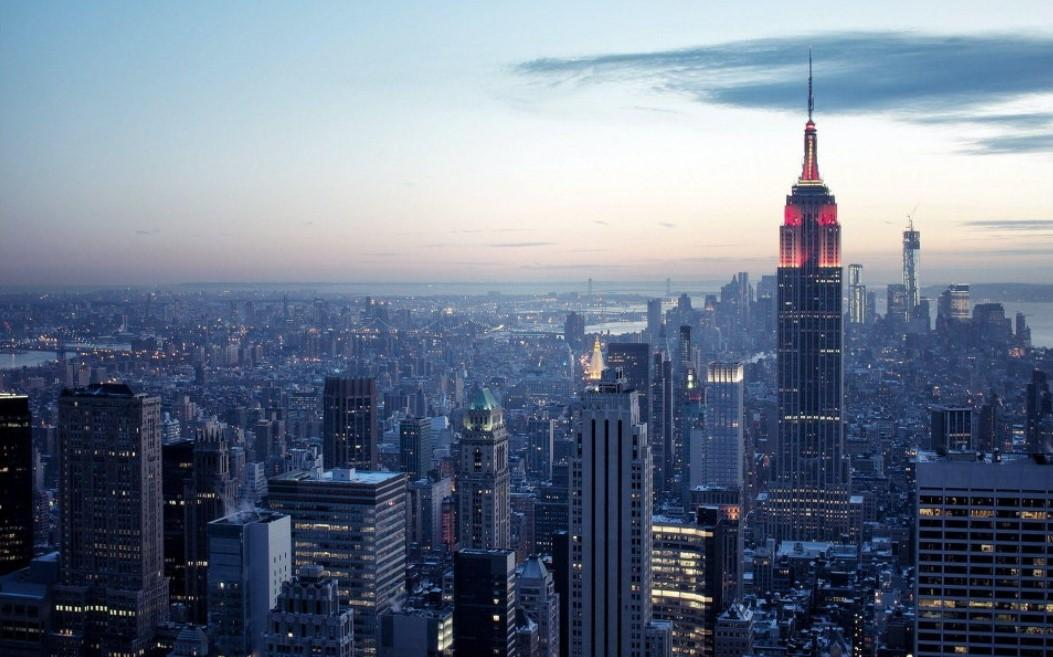
#> input picture empire2.jpg, 1053 x 657 px
$ python Important_tools.py
#> lines starting #> are read from the running program, lines starting #| are printed output that depends on the picture
from PIL import Image

# Resize and two sorts of rotation
box = (50, 50, 400, 400)

# [7 lines of commented-out code are left out]

with Image.open('empire2.jpg') as im2:

#> im2 is the input picture: PIL image 1053x657 RGB; mean R, G, B 110.6, 122.7, 141.6
    region = im2.crop(box)
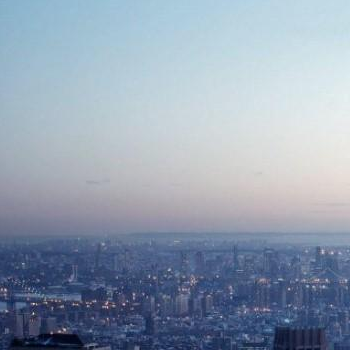
#> region: PIL image 350x350 RGB; mean R, G, B 145.2, 159, 176.9
    region = region.transpose(Image.ROTATE_180)
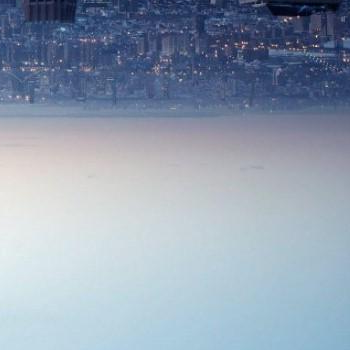
#> region: PIL image 350x350 RGB; mean R, G, B 145.2, 159, 176.9
    im2.paste(region, box)
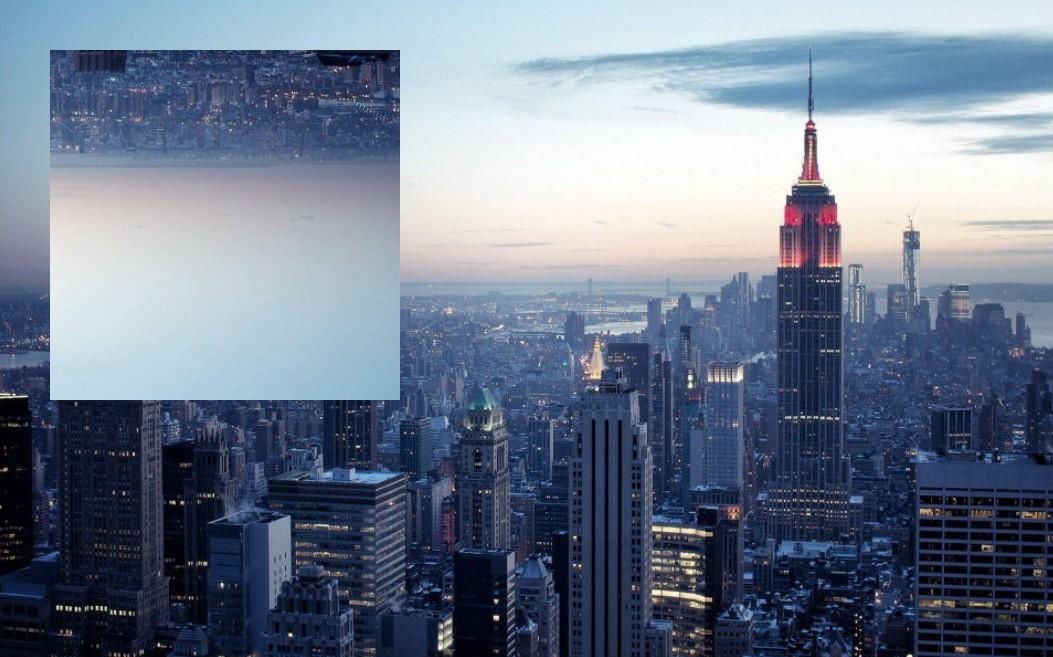
#> im2: PIL image 1053x657 RGB; mean R, G, B 110.6, 122.7, 141.6
    im2.show()

$ run again, with empire1.jpg copied over empire2.jpg
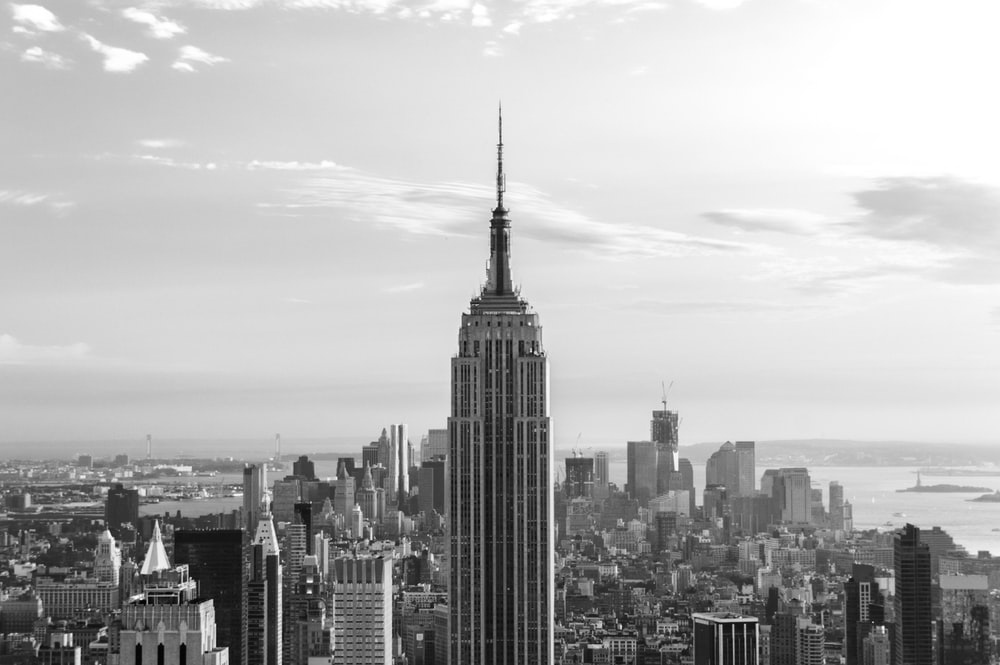
#> input picture empire1.jpg, 1000 x 665 px
#> im2 is the input picture: PIL image 1000x665 RGB; min 0, max 255, mean 180.1
#> `region = region.transpose(Image.ROTATE_180)`:
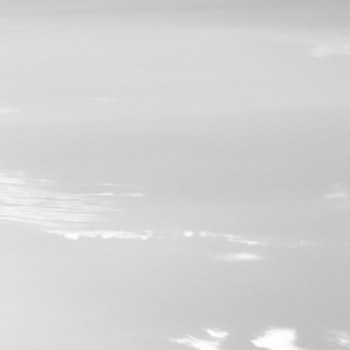
#> region: PIL image 350x350 RGB; min 186, max 255, mean 211.4
#> `im2.paste(region, box)`:
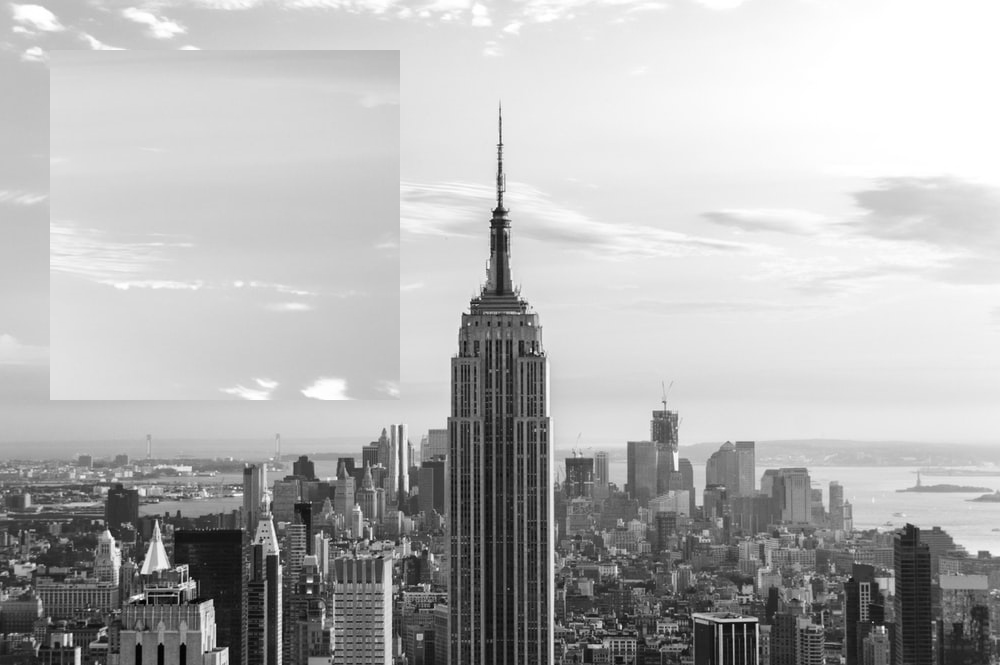
#> im2: PIL image 1000x665 RGB; min 0, max 255, mean 180.1

$ run again, with hq720(4).jpg copied over empire2.jpg
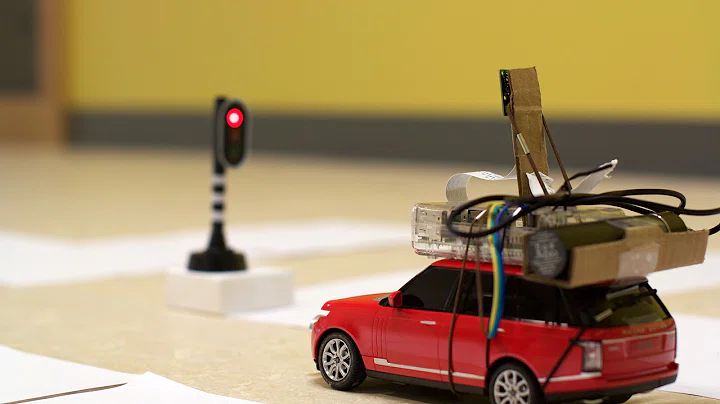
#> input picture hq720(4).jpg, 720 x 404 px
#> im2 is the input picture: PIL image 720x404 RGB; mean R, G, B 164.9, 140.2, 100.6
#> `region = region.transpose(Image.ROTATE_180)`:
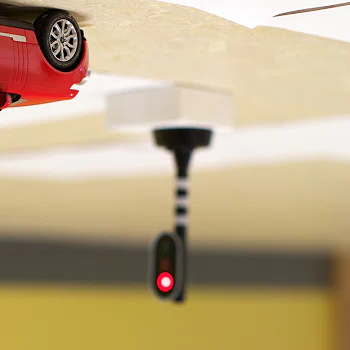
#> region: PIL image 350x350 RGB; mean R, G, B 188.1, 167.4, 132
#> `im2.paste(region, box)`:
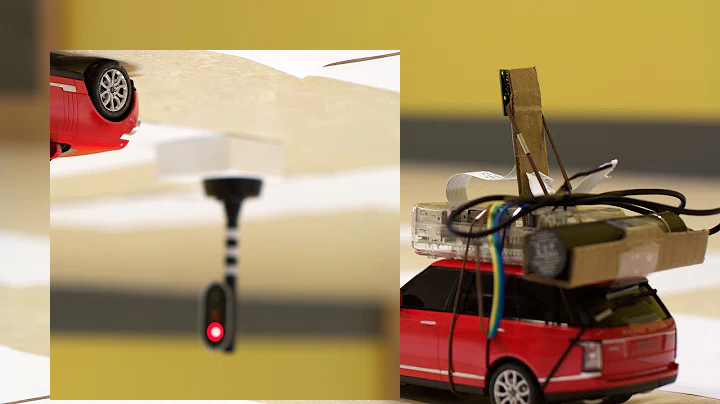
#> im2: PIL image 720x404 RGB; mean R, G, B 164.9, 140.2, 100.6
